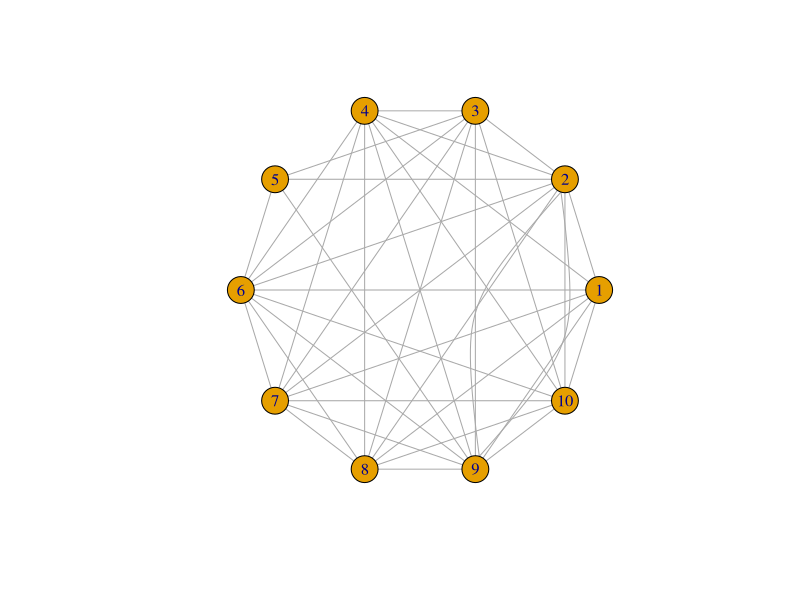

Write the R code that produced this figure.
library(igraph)

# Rewires a lattice given the following parameters:
#   n (number of nodes in the initial lattice)
#   k (distance of farthest neighbor each node will be connected to in the initial lattice)
#   p (rewiring probability)
#
# p = 0 corresponds to the regular, initial lattice (high clustering, lacks small world property)
# p = 1 corresponds to a random network (low clustering, displays small world property)
#
# The point of interest here is to rewire the lattice to have low average path length (small world)
# as well as high clustering.

rewire_lattice <- function(n, k, p) {
  # Can't rewire a complete graph because every node is linked to every other node already.
  if (k >= n/2) {
    return(make_lattice(length = n, dim = 1, nei = k, circular = TRUE))
  }
  
  if (k < 0) {
    stop("Neighbors cannot have negative distance.")
  }
  
  if (n < 0) {
    stop("Graph cannot have a negative number of nodes.")
  }
  
  if (p < 0 || p > 1) {
    stop("Probability value must be between 0 and 1.")
  }
  
  e <- make_empty_graph(n, FALSE)
  
  # Chose to do it like this because it is more space efficient than iterating by edge 
  # and having two extra graphs
  for(i in 1:n) {
    for(j in (i + 1):(i + k)) {
      j <- (j - 1) %% n + 1 # Wrap around if j > n
      
      prob <- runif(1)
      
      if (prob < p) {
        start <- c(i, j)[sample(1:2, 1)] # Randomly select node to start as head
        adj_start <- neighbors(e, start) # Get all nodes that already form edges with start
        
        if (length(adj_start) > 0) {
          rewire <- sample(V(e)[-adj_start], 1)
          while (rewire == start) {
            rewire <- sample(V(e)[-adj_start], 1)
          }
        } else {
          rewire <- sample(V(e)[-c(i,j)], 1)
          while (rewire == start) {
            rewire <- sample(V(e)[-c(i,j)], 1)
          }
        }
        
        e <- add_edges(e, c(start, rewire))
      } else {
        # WIP: This doesn't let every edge get added into graph e, but if I remove the if statement it 
        # allows for multiple edges.
        if (!are_adjacent(e, i, j)) {
          e <- add_edges(e, c(i, j))
        }
      }
    }
  }
  
  return(e)
}

rewired <- rewire_lattice(10, 4, 1)
gsize(rewired)
plot(rewired, layout=layout_in_circle(rewired))
